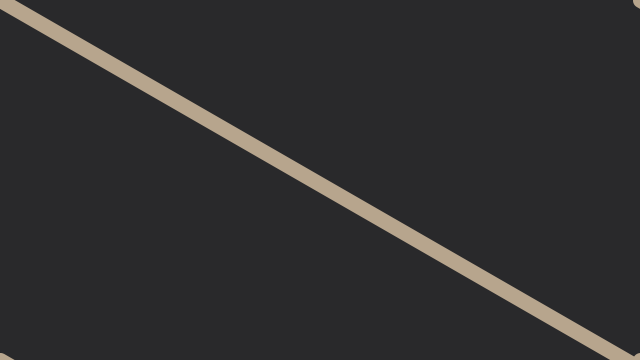
Frame 1 (no input)
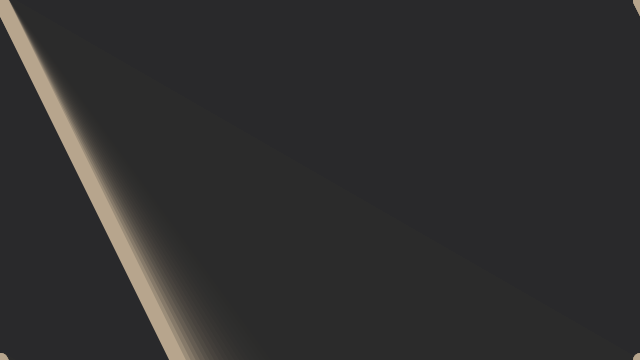
Frame 60 (the mouse pressed at the canvas centre just before this capture)
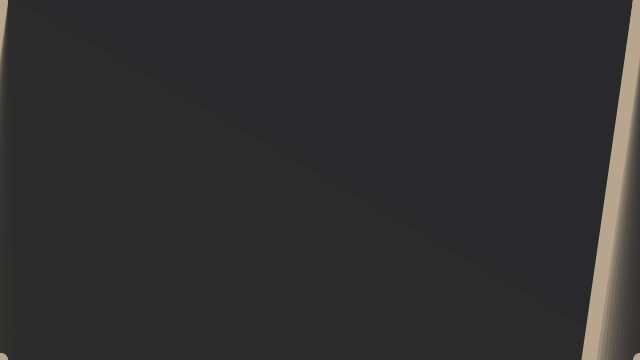
Frame 120 (the mouse held since frame 60 and released just before this capture)

The Processing sketch that drew these frames (run headless with seeded random() and noise(); from frame 60 on, the mouse is pressed at the canvas centre):

// Processing sketch: processing_142188
// ── processing_142188.pde

// SOS iDesign
// KU DYNAMIC MEDIA
// David Mrugala

float angle;

void setup()
{ 
  size(640,360);
  background(41,41,43);
}

void draw()
{
  noStroke();
  fill(41,41,43,50);
  rect(0,0,width,height);
 
  // rotation angle
  angle += 0.01; 

  strokeWeight(15);

  stroke(183,165,141);
  
  pushMatrix();
  translate(0,0); 
  rotate(angle);
  line(0,0,width,height);
  popMatrix();
  
  pushMatrix();
  translate(width,0); 
  rotate(angle);
  line(0,0,width,height);
  popMatrix();
  
  pushMatrix();
  translate(0,height); 
  rotate(angle);
  line(0,0,width,height);
  popMatrix();
  
  pushMatrix();
  translate(width,height); 
  rotate(angle);
  line(0,0,width,height);
  popMatrix();
}
